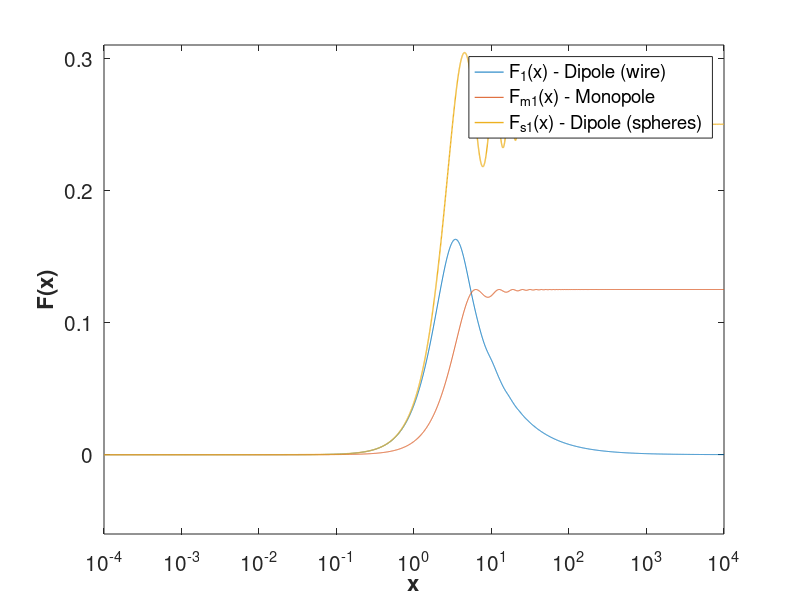

MATLAB code for this plot: (Note: this script raises an error after producing the figure.)
%% Calculations and Figures for the Monopole vs Dipole Response Paper
%
% This script will run to produce all the figures and calculations found
% within Maj R., Cairns I.H., and Martinovic M.M., (2019) "Impedance and 
% voltage power spectra of a monopole antenna in a warm plasma - derivation
% and application to CubeSats". 
%
% The script in its current state loads many of the results of calculations
% to increase the run time of the code (aim being to produce the figures as
% quickly as possible). To run the calculations from scratch, please
% comment out "load('Monopole_paper_QTN_data2.mat')" and 
% "load('Monopole_paper_ShotNoise_Z_data_updated2.mat')" and uncomment the 
% associated code following these.
%
% The code used for running the kappa distribution is adapted from the work
% of Elias Odelstad in his work "Noise sources in the electric field 
% antenna on the ESA JUICE satellite" (2013). His code can be found at 
% https://github.com/eliasodelstad/irfuproj_JUICE_noise

clc
clear all

addpath('Data')
addpath('Functions')

% Physical constants
kB = 1.3806488e-23;     % Boltzmann constant
me = 9.109383e-31;      % Mass of electron
e = 1.60217657e-19;     % Electron charge
eps0 = 8.85418782e-12;  % Vacuum Permittivity

% Load data
load('Ne300D.mat');
load('Te300D.mat');

% Averages
n_e = mean(mean(Ne300D));
T_e = mean(mean(Te300D));

% Antenna parameters
a = 2e-4; 
l = 0.3;

% Plasma parameters
LD = sqrt((kB*T_e*eps0)/(n_e*e^2));
vT = sqrt(2*kB*T_e/me);
wp = vT/(sqrt(2)*LD);
fp = wp/(2*pi);
v0 = @(kap) vT*sqrt((2*kap - 3)/2*kap);
LDk = @(kap) (v0(kap)./wp).*(kap/(2*kap-1));

% Frequency range
f = logspace(5,8,400);
w_vec = 2*pi*f;

% Choose specific frequency to work with:
w = w_vec(100);
% Ratio of frequency omega to plasma frequency:
w_wp_ex = w/wp;

% Define faddeeva
W = @(x) faddeeva1(x);

% Definition of z variable
z = @(x) w./(x.*vT);
z_kap = @(x,kap) w./(x.*v0(kap)*sqrt(kap));

% D_L or eps_L - dielectric permittivity tensor
epsL = @(k) (1 + ((1 + (1i)*sqrt(pi)*z(k).*W(z(k)))./((k.^2)*(LD^2))));

% For a kappa distribution, we need definitions for r:
r = @(w) w/wp; 
% Odelstad's implementation for kappa distribution:
P = @(z,p) p'*ones(1,length(z));
Z = @(z,p) ones(length(p),1)*z;
% Implement summation term
S = @(k,kap,p) factorial(kap + P(z_kap(k,kap),p))./...
    (factorial(P(z_kap(k,kap),p)).*(2*1i).^(kap+1+P(z_kap(k,kap),p)).*...
    (Z(z_kap(k,kap),p)+1i).^(kap+1-P(z_kap(k,kap),p)));
% Dielectric permittivity
% Epsilon_L
epsL_kap = @(k, kap, w) 1 + ((z_kap(k,kap).^2)/(r(w).^2)).*...
(2*kap - 1 + ((-2).^(kap+1))./prod(1:2:(2*kap-3)).*...
(1i*z(k)).*sum(S(k,kap,0:kap)));

% Antenna response functions
% Dipole wires:
F1 = @(x) ((sinint(x))-(sinint(2*x)./2)-((2*((sin(x/2)).^4))./x))./x;
% Dipole spheres:
F2 = @(x) 0.25*(1 - sin(x)./x);
% Monopole:
F3 = @(x) 0.125*(x.^2 + 2*cos(x) - 2)./(x.^2);
% New monopole function - Fcos:
%Fcos = @(x) (1/16)* (2*pi*cos(x) - 2*pi*sin(x)./x +...
%    (3*pi^3*atanh(2*x./pi) - 6*pi^2*x - 8*x.^3)./(24*x));

% A k-range for plotting:
k = logspace(-4,4,5000);

%% Figure 1 - Plot the antenna response functions against k
Fig1=figure('pos',[5 30 700 750]);
P1 = plot(k,F1(k),k,F3(k),k,F2(k),'LineWidth',1);
set(gca,'XScale','log','YScale','linear','FontSize',15);
ylim([-0.06 0.31])
xlabel('x','FontSize',16,'FontWeight','bold');
ylabel('F(x)','FontSize',16,'FontWeight','bold');
Le1 = legend('F_1(x) - Dipole (wire)',...
    'F_{m1}(x) - Monopole',...
    'F_{s1}(x) - Dipole (spheres)',...
    'location','best');
%saveas(Fig1,'Fig1-Di_vs_Mono_Response_Fn5','epsc')

%% Figure 2a - Plot the integrand for F1(x) and F3(x) - Maxwellian

k2 = logspace(-2,10,5000);
Integ_Di = (F1(k2*l).*(besselj(0,k2*a).^2))./(epsL(k2));
Integ_Mono = (F3(k2*l).*(besselj(0,k2*a).^2))./(epsL(k2));

Fig2a=figure('pos',[20 -150 1400 750]);

subplot(1,2,1);
P2a = plot(k2,real(Integ_Di),k2,real(Integ_Mono),k2,imag(Integ_Di),...
k2,imag(Integ_Mono),'LineWidth',1);
P2a(3).LineStyle = '--';
P2a(4).LineStyle = '--';
ax2a_1 = gca;
ax2a_1.XScale = 'log';
ax2a_1.YScale = 'linear';
ax2a_1.XLim = [1e0 1e7];
ax2a_1.YLim = [-6e-3 10e-3];
ax2a_1.FontSize = 15;
ax2a_1.YAxis.Exponent = 0;
box off
ax2a_2 = axes('Position',ax2a_1.Position,...
'XAxisLocation','top',...
'YAxisLocation','right',...
'XScale','log',...
'Color','None');
hold on
P2a_2 = plot(...
    k2*LD,real(Integ_Di),...
    k2*LD,real(Integ_Mono),...
    k2*LD,imag(Integ_Di),...
    k2*LD,imag(Integ_Mono),...
    'Parent',ax2a_2,'LineWidth',1);
P2a_2(3).LineStyle = '--';
P2a_2(4).LineStyle = '--';
ax2a_2.FontSize = 15;
ax2a_2.XLim = [1e0*LD 1e7*LD];
ax2a_2.YLim = [-6e-3 10e-3];
ax2a_2.YAxis.Exponent = 0;
ax2a_2.YTickLabel = [];
Le2a = legend('Dipole-wire Z Integrand - Real',...
'Monopole Z Integrand - Real',...
'Dipole-wire Z Integrand - Imag',...
'Monopole Z Integrand - Imag');
ax2a_1.XLabel.String = 'Wavenumber (k)';
ax2a_1.XLabel.FontSize = 16;
ax2a_1.XLabel.FontWeight = 'bold';
ax2a_1.YLabel.String = 'Integrand';
ax2a_1.YLabel.FontSize = 16;
ax2a_1.YLabel.FontWeight = 'bold';
ax2a_1.Title.String = 'k\lambda_D';

subplot(1,2,2);
P2b = loglog(k2,real(Integ_Di),k2,real(Integ_Mono),...
'LineWidth',1);
ax2b_1 = gca;
ax2b_1.XScale = 'log';
ax2b_1.YScale = 'log';
ax2b_1.XLim = [1e0 1e7];
ax2b_1.YLim = [1e-13 1e0];
ax2b_1.FontSize = 15;
ax2b_1.YAxis.Exponent = 0;
box off
ax2b_2 = axes('Position',ax2b_1.Position,...
'XAxisLocation','top',...
'YAxisLocation','right',...
'XScale','log',...
'YScale','log',...
'Color','None');
hold on
P2b_2 = loglog(...
    k2*LD,real(Integ_Di),...
    k2*LD,real(Integ_Mono),...
    k2*LD,((k2*LD).^-1),...
    k2*LD,((k2*LD).^-2),...
    'Parent',ax2b_2,'LineWidth',1);
P2b_2(3).LineStyle = '-.';
P2b_2(4).LineStyle = '-.';
P2b_2(3).LineWidth = 2;
P2b_2(4).LineWidth = 2;
P2b_2(3).Color = [0.4660, 0.6740, 0.1880];
P2b_2(4).Color = [0.3010, 0.7450, 0.9330];
ax2b_2.FontSize = 15;
ax2b_2.XLim = [1e0*LD 1e7*LD];
ax2b_2.YLim = [1e-13 1e0];
ax2b_2.YTickLabel = [];
Le2b = legend('Dipole-wire Z Integrand - Real',...
'Monopole Z Integrand - Real',...
'(k\lambda_D)^{-1}','(k\lambda_D)^{-2}',...
'Location','best');
ax2b_1.XLabel.String = 'Wavenumber (k)';
ax2b_1.XLabel.FontSize = 16;
ax2b_1.XLabel.FontWeight = 'bold';
ax2b_1.YLabel.String = 'Integrand';
ax2b_1.YLabel.FontSize = 16;
ax2b_1.YLabel.FontWeight = 'bold';
ax2b_1.Title.String = 'k\lambda_D';
%saveas(Fig2a,'Fig2a-Di_vs_Mono_Integrand_new5','epsc')

%% Figure 2b - Plot the integrand for F1(x) and F3(x) - kappa
kap = 4;
Integ_Di_kap = (F1(k2*l).*(besselj(0,k2*a).^2))./(epsL_kap(k2,kap,w));
Integ_Mono_kap = (F3(k2*l).*(besselj(0,k2*a).^2))./(epsL_kap(k2,kap,w));

Fig2b=figure('pos',[20 -150 1400 750]);

subplot(1,2,1);
P2a2 = plot(...
    k2,real(Integ_Di_kap),...
    k2,real(Integ_Mono_kap),...
    k2,imag(Integ_Di_kap),...
    k2,imag(Integ_Mono_kap),...
    'LineWidth',1);
P2a2(3).LineStyle = '--';
P2a2(4).LineStyle = '--';
ax2a2_1 = gca;
ax2a2_1.XScale = 'log';
ax2a2_1.YScale = 'linear';
ax2a2_1.XLim = [1e0 1e7];
ax2a2_1.YLim = [-2.5e-2 0.02];
ax2a2_1.YAxis.Exponent = 0;
ax2a2_1.FontSize = 15;
box off
ax2a2_2 = axes('Position',ax2a2_1.Position,...
'XAxisLocation','top',...
'YAxisLocation','right',...
'XScale','log',...
'Color','None');
hold on
P2a2_2 = plot(...
    k2*LDk(kap),real(Integ_Di_kap),...
    k2*LDk(kap),real(Integ_Mono_kap),...
    k2*LDk(kap),imag(Integ_Di_kap),...
    k2*LDk(kap),imag(Integ_Mono_kap),...
    'Parent',ax2a2_2,'LineWidth',1);
P2a2_2(3).LineStyle = '--';
P2a2_2(4).LineStyle = '--';
ax2a2_2.FontSize = 15;
ax2a2_2.XLim = [1e0*LDk(kap) 1e7*LDk(kap)];
ax2a2_2.YLim = [-2.5e-2 0.02];
ax2a2_2.YAxis.Exponent = 0;
ax2a2_2.YTickLabel = [];
Le2a = legend('Dipole-wire Z Integrand - Real',...
'Monopole Z Integrand - Real',...
'Dipole-wire Z Integrand - Imag',...
'Monopole Z Integrand - Imag');
ax2a2_1.XLabel.String = 'Wavenumber (k)';
ax2a2_1.XLabel.FontSize = 16;
ax2a2_1.XLabel.FontWeight = 'bold';
ax2a2_1.YLabel.String = 'Integrand';
ax2a2_1.YLabel.FontSize = 16;
ax2a2_1.YLabel.FontWeight = 'bold';
ax2a2_1.Title.String = 'k\lambda_{D-\kappa}';

subplot(1,2,2);
P2b2 = loglog(...
    k2,real(Integ_Di_kap),...
    k2,real(Integ_Mono_kap),...
    k2,imag(Integ_Di_kap),...
    k2,imag(Integ_Mono_kap),'LineWidth',1);
P2b2(3).LineStyle = '--';
P2b2(4).LineStyle = '--';
ax2b2_1 = gca;
ax2b2_1.XScale = 'log';
ax2b2_1.YScale = 'log';
ax2b2_1.XLim = [1e0 1e7];
ax2b2_1.YLim = [1e-13 1e0];
ax2b2_1.FontSize = 15;
ax2b2_1.YAxis.Exponent = 0;
box off
ax2b2_2 = axes('Position',ax2b2_1.Position,...
'XAxisLocation','top',...
'YAxisLocation','right',...
'YScale','log',...
'XScale','log',...
'Color','None');
hold on
P2b2_2 = loglog(...
    k2*LDk(kap),real(Integ_Di_kap),...
    k2*LDk(kap),real(Integ_Mono_kap),...
    k2*LDk(kap),((k2*LDk(kap)).^-1),...
    k2*LDk(kap),((k2*LDk(kap)).^-2),...
    'Parent',ax2b2_2,'LineWidth',1);
P2b2_2(3).LineStyle = '-.';
P2b2_2(4).LineStyle = '-.';
P2b2_2(3).LineWidth = 2;
P2b2_2(4).LineWidth = 2;
P2b2_2(3).Color = [0.4660, 0.6740, 0.1880];
P2b2_2(4).Color = [0.3010, 0.7450, 0.9330];
ax2b2_2.FontSize = 15;
ax2b2_2.XLim = [1e0*LDk(kap) 1e7*LDk(kap)];
ax2b2_2.YLim = [1e-13 1e0];
ax2b2_2.YTickLabel = [];
ax2b2_2.YAxis.Exponent = 0;
Le2b_2 = legend('Dipole-wire Z Integrand - Real',...
'Monopole Z Integrand - Real',...
'(k\lambda_{D-\kappa})^{-1}',...
'(k\lambda_{D-\kappa})^{-2}',...
'Location','best');
ax2b2_1.XLabel.String = 'Wavenumber (k)';
ax2b2_1.XLabel.FontSize = 16;
ax2b2_1.XLabel.FontWeight = 'bold';
ax2b2_1.YLabel.String = 'Integrand';
ax2b2_1.YLabel.FontSize = 16;
ax2b2_1.YLabel.FontWeight = 'bold';
ax2b2_1.Title.String = 'k\lambda_{D-\kappa}';
%saveas(Fig2b,'Fig2b-Di_vs_Mono_Integrand_kap5','epsc')

%% Figure 2c - Plot the integrand for F1(x) and F3(x) - Maxwellian/spheres

Integ_Disph = (F2(k2*l).*(besselj(0,k2*a).^2))./(epsL(k2));

Fig2c=figure('pos',[20 -150 1400 750]);

subplot(1,2,1);
P2a3 = plot(...
    k2,real(Integ_Disph),...
    k2,real(Integ_Mono),...
    k2,imag(Integ_Disph),...
    k2,imag(Integ_Mono),...
    'LineWidth',1);
P2a3(3).LineStyle = '--';
P2a3(4).LineStyle = '--';
ax2a3_1 = gca;
ax2a3_1.XScale = 'log';
ax2a3_1.YScale = 'linear';
ax2a3_1.XLim = [1e0 1e7];
ax2a3_1.YLim = [-10e-3 0.145];
ax2a3_1.FontSize = 15;
ax2a3_1.YAxis.Exponent = 0;
box off
ax2a3_2 = axes('Position',ax2a3_1.Position,...
'XAxisLocation','top',...
'YAxisLocation','right',...
'XScale','log',...
'Color','None');
hold on
P2a3_2 = plot(...
    k2*LD,real(Integ_Disph),...
    k2*LD,real(Integ_Mono),...
    k2*LD,imag(Integ_Disph),...
    k2*LD,imag(Integ_Mono),...
    'Parent',ax2a3_2,'LineWidth',1);
P2a3_2(3).LineStyle = '--';
P2a3_2(4).LineStyle = '--';
ax2a3_2.FontSize = 15;
ax2a3_2.XLim = [1e0*LD 1e7*LD];
ax2a3_2.YLim = [-10e-3 0.145];
ax2a3_2.YAxis.Exponent = 0;
ax2a3_2.YTickLabel = [];
Le3 = legend('Dipole-spheres Z Integrand - Real',...
'Monopole Z Integrand - Real',...
'Dipole-spheres Z Integrand - Imag',...
'Monopole Z Integrand - Imag');
ax2a3_1.XLabel.String = 'Wavenumber (k)';
ax2a3_1.XLabel.FontSize = 16;
ax2a3_1.XLabel.FontWeight = 'bold';
ax2a3_1.YLabel.String = 'Integrand';
ax2a3_1.YLabel.FontSize = 16;
ax2a3_1.YLabel.FontWeight = 'bold';
ax2a3_1.Title.String = 'k\lambda_D';

subplot(1,2,2);
P2b3 = loglog(...
    k2,real(Integ_Disph),...
    k2,real(Integ_Mono),...
    'LineWidth',1);
ax2b3_1 = gca;
ax2b3_1.XScale = 'log';
ax2b3_1.YScale = 'log';
ax2b3_1.XLim = [1e0 1e7];
ax2b3_1.YLim = [1e-13 1e0];
ax2b3_1.FontSize = 15;
ax2b3_1.YAxis.Exponent = 0;
box off
ax2b3_2 = axes('Position',ax2b3_1.Position,...
'XAxisLocation','top',...
'YAxisLocation','right',...
'XScale','log',...
'YScale','log',...
'Color','None');
hold on
P2b3_2 = loglog(...
    k2*LD,real(Integ_Disph),...
    k2*LD,real(Integ_Mono),...
    k2*LD,((k2*LD).^-1),...
    'Parent',ax2b3_2,'LineWidth',1);
P2b3_2(3).LineStyle = '-.';
P2b3_2(3).LineWidth = 2;
P2b3_2(3).Color = [0.4660, 0.6740, 0.1880];
ax2b3_2.FontSize = 15;
ax2b3_2.XLim = [1e0*LD 1e7*LD];
ax2b3_2.YLim = [1e-13 1e0];
ax2b3_2.YTickLabel = [];
Le3b = legend('Dipole-spheres Z Integrand - Real',...
'Monopole Z Integrand - Real',...
'(k\lambda_D)^{-1}',...
'Location','best');
ax2b3_1.XLabel.String = 'Wavenumber (k)';
ax2b3_1.XLabel.FontSize = 16;
ax2b3_1.XLabel.FontWeight = 'bold';
ax2b3_1.YLabel.String = 'Integrand';
ax2b3_1.YLabel.FontSize = 16;
ax2b3_1.YLabel.FontWeight = 'bold';
ax2b3_1.Title.String = 'k\lambda_D';
%saveas(Fig2c,'Fig2c-Disph_vs_Mono_Integrand_new5','epsc')

%% Figure 3 - Plot QTN for wire, sphere and mono using F1(x), F2(x) & F3(x)

% Load QTN Data:
%load('Monopole_paper_QTN_data2.mat') 
% If you want to run the calculations from scratch, comment out above line
% and uncomment line below:
Run_QTN_Spectra_Calculations

% Use the f/fp vector for figures:
f = f./fp;

Fig3=figure('pos',[5 30 1400 750]);

subplot(1,2,1);
P3a = loglog(...
    f,V2QTN_Di,...
    f,V2QTN_Mono,...
    f,V2QTN_Disph,...
    'LineWidth',1);
ax3a = gca;
ax3a.FontSize = 15; ax3a.YLim = [1e-18 1e-12];
Le3a = legend('Dipole-wire QTN Spectrum - Maxwellian VDF',...
    'Monopole QTN Spectrum - Maxwellian VDF',...
    'Dipole-spheres QTN Spectrum - Maxwellian VDF');
Le3a.Location = 'southwest';
ax3a.XLabel.String = 'Normalized Frequency (f/f_p)'; 
ax3a.XLabel.FontSize = 16;
ax3a.XLabel.FontWeight = 'bold';
ax3a.YLabel.String = 'Voltage Power Spectral Density (V^2.Hz^{-1})';
ax3a.YLabel.FontSize = 16; ax3a.YLabel.FontWeight = 'bold';

subplot(1,2,2);
P3b = loglog(...
    f,V2QTN_Di_kap,...
    f,V2QTN_Mono_kap,...
    f,V2QTN_Disph_kap,...
    'LineWidth',1);
ax3b = gca;
ax3b.FontSize = 15; ax3b.YLim = [1e-18 1e-12];
Le3b = legend('Dipole-wire QTN Spectrum - \kappa VDF',...
    'Monopole QTN Spectrum - \kappa VDF',...
    'Dipole-spheres QTN Spectrum - \kappa VDF');
Le3b.Location = 'southwest';
ax3b.XLabel.String = 'Normalized Frequency (f/f_p)'; 
ax3b.XLabel.FontSize = 16;
ax3b.XLabel.FontWeight = 'bold';
ax3b.YLabel.String = 'Voltage Power Spectral Density (V^2.Hz^{-1})';
ax3b.YLabel.FontSize = 16; ax3b.YLabel.FontWeight = 'bold';
%saveas(Fig3,'Fig3-Di_vs_Mono_QTN_kap_norm5','epsc')

% Find the power law relationship between frequency and QTN for f>>f_p
x = f(301:end)'; % Take values from f/f_p = 2.62 to 14.57

% Assign the exponent coefficient from the power law fits to variables:
[~, diw_expo, diw_lb, diw_ub] = find_power_rel(x,V2QTN_Di(301:end)');

[~, mon_expo, mon_lb, mon_ub] = find_power_rel(x,V2QTN_Mono(301:end)');

[~, dis_expo, dis_lb, dis_ub] = find_power_rel(x,V2QTN_Disph(301:end)');

[~, diw_expok, diw_lbk, diw_ubk] = ...
    find_power_rel(x,V2QTN_Di_kap(301:end)');

[~, mon_expok, mon_lbk, mon_ubk] = ...
    find_power_rel(x,V2QTN_Mono_kap(301:end)');

[~, dis_expok, dis_lbk, dis_ubk] = ...
    find_power_rel(x,V2QTN_Disph_kap(301:end)');


%% Figure 3b - Plot QTN using F1(x), F2(x) & F3(x) - normalized units
% Take the spectra calculated previously and normalize it to the V2 level
% for f << f_p by dividing by the first value:
norm_spec = @(spec) spec./spec(1) ;

Fig3b=figure('pos',[5 30 1400 750]);

subplot(1,2,1);
P3a2 = loglog(...
    f,norm_spec(V2QTN_Di),...
    f,norm_spec(V2QTN_Mono),...
    f,norm_spec(V2QTN_Disph),...
    'LineWidth',1);
ax3a2 = gca;
ax3a2.FontSize = 15; ax3a2.YLim = [1e-4 1e4];
Le3a2 = legend('Dipole-wire QTN Spectrum - Maxwellian VDF',...
    'Monopole QTN Spectrum - Maxwellian VDF',...
    'Dipole-spheres QTN Spectrum - Maxwellian VDF');
Le3a2.Location = 'best';
ax3a2.XLabel.String = 'Normalized Frequency (f/f_p)'; 
ax3a2.XLabel.FontSize = 16 ;
ax3a2.XLabel.FontWeight = 'bold';
ax3a2.YLabel.String = 'Normalized Units';
ax3a2.YLabel.FontSize = 16; ax3a2.YLabel.FontWeight = 'bold';

subplot(1,2,2);
P3b2 = loglog(...
    f,norm_spec(V2QTN_Di_kap),...
    f,norm_spec(V2QTN_Mono_kap),...
    f,norm_spec(V2QTN_Disph_kap),...
    'LineWidth',1);
ax3b2 = gca;
ax3b2.FontSize = 15; ax3b2.YLim = [1e-4 1e4];
Le3b2 = legend('Dipole-wire QTN Spectrum - \kappa VDF',...
    'Monopole QTN Spectrum - \kappa VDF',...
    'Dipole-spheres QTN Spectrum - \kappa VDF');
Le3b2.Location = 'best';
ax3b2.XLabel.String = 'Normalized Frequency (f/f_p)'; 
ax3b2.XLabel.FontSize = 16 ;
ax3b2.XLabel.FontWeight = 'bold';
ax3b2.YLabel.String = 'Normalized Units';
ax3b2.YLabel.FontSize = 16; ax3b2.YLabel.FontWeight = 'bold';

%saveas(Fig3b,'Fig3b-Di_vs_Mono_QTN_fnorm5','epsc')



% Find the width of the peak (from frequency just before peak to
% corresponding value on the other side)
[~, Imax_Di] = max(V2QTN_Di);
Iwidth_Di = sum(V2QTN_Di>V2QTN_Di(Imax_Di-1));
f_width_Di = f(Imax_Di+Iwidth_Di) - f(Imax_Di);
[~, Imax_Mono] = max(V2QTN_Mono);
Iwidth_Mono = sum(V2QTN_Mono>V2QTN_Mono(Imax_Mono-1));
f_width_Mono = f(Imax_Mono+Iwidth_Mono) - f(Imax_Mono);

%% Figure 4 - Plot Shot Noise for dipole and monopole using F1(x) and F3(x)

% New frequency vector with values 1 to 150 of the previous vector (this is
% done because the shot noise expression is only valid for 
f2 = logspace(4,6,150);

% Load Shot noise and impedance data:
%load('Monopole_paper_ShotNoise_Z_data_updated2.mat');
% If you want to run the calculations from scratch, comment out above line
% and uncomment line below:
Run_Shot_Noise_and_Impedance_Calculations

% Normalize frequency vector for plotting:
f2 = f2./fp;

% Plot figure 4 - Shot noise comaparison using different ranges - Maxwell
Fig4=figure('pos',[5 30 1400 750]);

subplot(1,2,1);
P4a = loglog(...
f2(1:5:end),V2S_Di_mink_neg4(1:5:end),...
f2(3:5:end),V2S_Di_mink_neg5(3:5:end),...
f2(1:5:end),V2S_Di_mink_neg6(1:5:end),...
f2(1:5:end),V2S_Mono_mink_neg4(1:5:end),...
f2(1:5:end),V2S_Mono_mink_neg5(1:5:end),...
f2(1:5:end),V2S_Mono_mink_neg6(1:5:end),...
f2(1:5:end),V2S_Disph_mink_neg4(1:5:end),...
f2(3:5:end),V2S_Disph_mink_neg5(3:5:end),...
f2(1:5:end),V2S_Disph_mink_neg6(1:5:end),...
'LineWidth',1);
P4a(1).Marker = '*';
P4a(2).Marker = 'o';
P4a(4).Marker = '*';
P4a(5).Marker = 'o';
P4a(7).Marker = '*';
P4a(8).Marker = 'o';
ax4a = gca;
ax4a.FontSize = 15; ax4a.YLim = [1e-15 1e-3]; 
ax4a.XLabel.String = 'Normalized Frequency (f/f_p)'; 
ax4a.XLabel.FontSize = 16 ;
ax4a.XLabel.FontWeight = 'bold';
ax4a.YLabel.String = 'Voltage Power Spectral Density (V^2.Hz^{-1})';
ax4a.YLabel.FontSize = 16; ax4a.YLabel.FontWeight = 'bold';
Le4a = legend('Dipole-wire - k range: 10^{-4} - 10^{4}',...
'Dipole-wire - k range: 10^{-5} - 10^{5}',...
'Dipole-wire - k range: 10^{-6} - 10^{6}',...
'Monopole - k range: 10^{-4} - 10^{4}',...
'Monopole - k range: 10^{-5} - 10^{5}',...
'Monopole - k range: 10^{-6} - 10^{6}',...
'Dipole-sph - k range: 10^{-4} - 10^{4}',...
'Dipole-sph - k range: 10^{-5} - 10^{5}',...
'Dipole-sph - k range: 10^{-6} - 10^{6}');
Le4a.Location = 'best';
title('Distribution - Maxwellian');

% Plot next figure
subplot(1,2,2);
P4b = loglog(...
    f2(1:5:end),V2S_Di_mink_neg4_kap(1:5:end),...
    f2(3:5:end),V2S_Di_mink_neg5_kap(3:5:end),...
    f2(1:5:end),V2S_Di_mink_neg6_kap(1:5:end),...
    f2(1:5:end),V2S_Mono_mink_neg4_kap(1:5:end),...
    f2(1:5:end),V2S_Mono_mink_neg5_kap(1:5:end),...
    f2(1:5:end),V2S_Mono_mink_neg6_kap(1:5:end),...
    f2(1:5:end),V2S_Disph_mink_neg4_kap(1:5:end),...
    f2(3:5:end),V2S_Disph_mink_neg5_kap(3:5:end),...
    f2(1:5:end),V2S_Disph_mink_neg6_kap(1:5:end),...
    'LineWidth',1);
P4b(1).Marker = '*';
P4b(2).Marker = 'o';
P4b(4).Marker = '*';
P4b(5).Marker = 'o';
P4b(7).Marker = '*';
P4b(8).Marker = 'o';
ax4b = gca;
ax4b.FontSize = 15; ax4b.YLim = [1e-15 1e-3]; 
ax4b.XLabel.String = 'Normalized Frequency (f/f_p)'; 
ax4b.XLabel.FontSize = 16 ;
ax4b.XLabel.FontWeight = 'bold';
ax4b.YLabel.String = 'Voltage Power Spectral Density (V^2.Hz^{-1})';
ax4b.YLabel.FontSize = 16; ax4b.YLabel.FontWeight = 'bold';
Le4b = legend('Dipole-wire - k range: 10^{-4} - 10^{4}',...
'Dipole-wire - k range: 10^{-5} - 10^{5}',...
'Dipole-wire - k range: 10^{-6} - 10^{6}',...
'Monopole - k range: 10^{-4} - 10^{4}',...
'Monopole - k range: 10^{-5} - 10^{5}',...
'Monopole - k range: 10^{-6} - 10^{6}',...
'Dipole-sph - k range: 10^{-4} - 10^{4}',...
'Dipole-sph - k range: 10^{-5} - 10^{5}',...
'Dipole-sph - k range: 10^{-6} - 10^{6}');
Le4b.Location = 'best';
title('Distribution - \kappa = 4');
%saveas(Fig4,'Fig4-Di_vs_Mono_Shot_kap_fnorm5','epsc')

%% Figure 5 - Plot Shot Noise based on physical restriction of k
% Also need to plot out the physically restricted k examples. These
% include limiting k to 2pi/L and 2pi/LD

% Plot figure
Fig5=figure('pos',[5 30 1400 750]);
subplot(1,2,1)
P5a = loglog(...
    f2,V2S_Di_maxk_2pi_L,...
    f2,V2S_Di_maxk_2pi_LD,...
    f2,V2S_Mono_maxk_2pi_L,...
    f2,V2S_Mono_maxk_2pi_LD,...
    f2,V2S_Di_mink_neg6,...
    'LineWidth',1);
P5a(5).LineStyle = '--';
set(gca,'FontSize',15);
xlabel('Normalized Frequency (f/f_p)','FontSize',16,'FontWeight','bold');
ylabel('Voltage Power Spectral Density (V^2.Hz^{-1})','FontSize',16,...
    'FontWeight','bold');
title('Maxwellian VDF')

subplot(1,2,2)
P5b = loglog(...
    f2,V2S_Di_maxk_2pi_L_kap,...
    f2,V2S_Di_maxk_2pi_LD_kap,...
    f2,V2S_Mono_maxk_2pi_L_kap,...
    f2,V2S_Mono_maxk_2pi_LD_kap,...
    f2,V2S_Di_mink_neg6_kap,...
    'LineWidth',1);
P5b(5).LineStyle = '--';
set(gca,'FontSize',15);
Le5b = legend('Dipole-wire - k_{max}: 2\pi/L',...
    'Dipole-wire - k_{max}: 2\pi/\lambda_D',...
    'Monopole  - k_{max}: 2\pi/L',...
    'Monopole  - k_{max}: 2\pi/\lambda_D',...
    'Dipole-wire  - k_{max}: 10^{6}');
Le5b.Position = [0.40    0.81    0.1    0.1];
xlabel('Normalized Frequency (f/f_p)','FontSize',16,'FontWeight','bold');
title('Kappa VDF \kappa = 4')
%saveas(Fig5,'Fig5-Di_vs_Mono_Shot_kmax_kap_norm5','epsc')

%% Figure 6 - Plot multiples of 2pi/LD to find max k variable

Fig6=figure('pos',[5 30 1400 750]);
subplot(1,2,1)
P6a = loglog(...
    f2,V2S_Di_maxk_4pi_LD,...
    f2,V2S_Di_maxk_8pi_LD,...
    f2,V2S_Di_maxk_16pi_LD,...
    f2,V2S_Mono_maxk_4pi_LD,...
    f2,V2S_Mono_maxk_8pi_LD,...
    f2,V2S_Mono_maxk_16pi_LD,...
    f2,V2S_Mono_maxk_32pi_LD,...
    f2,V2S_Di_mink_neg6,...
    'LineWidth',1);
P6a(8).LineStyle = '--';
set(gca,'FontSize',15);
xlabel('Normalized Frequency (f/f_p)','FontSize',16,'FontWeight','bold');
ylabel('Voltage Power Spectral Density (V^2.Hz^{-1})','FontSize',16,...
    'FontWeight','bold');
title('Maxwellian VDF')

subplot(1,2,2)
P6b = loglog(...
    f2,V2S_Di_maxk_4pi_LD_kap,...
    f2,V2S_Di_maxk_8pi_LD_kap,...
    f2,V2S_Di_maxk_16pi_LD_kap,...
    f2,V2S_Mono_maxk_4pi_LD_kap,...
    f2,V2S_Mono_maxk_8pi_LD_kap,...
    f2,V2S_Mono_maxk_16pi_LD_kap,...
    f2,V2S_Mono_maxk_32pi_LD,...
    f2,V2S_Di_mink_neg6_kap,...
    'LineWidth',1);
P6b(8).LineStyle = '--';
set(gca,'FontSize',15);
Le6b = legend('Dipole-wire - k_{max}: 4\pi/\lambda_D',...
    'Dipole-wire - k_{max}: 8\pi/\lambda_D',...
    'Dipole-wire - k_{max}: 16\pi/\lambda_D',...
    'Monopole  - k_{max}: 4\pi/\lambda_D',...
    'Monopole  - k_{max}: 8\pi/\lambda_D',...
    'Monopole  - k_{max}: 16\pi/\lambda_D',...
    'Monopole  - k_{max}: 32\pi/\lambda_D',...
    'Dipole-wire  - k_{max}: 10^{6}');
Le6b.Position = [0.40    0.775    0.1    0.1];
xlabel('Normalized Frequency (f/f_p)','FontSize',16,'FontWeight','bold');
title('Kappa VDF \kappa = 4')
%saveas(Fig6,'Fig6-Di_vs_Mono_Shot_kmax_kap_npi-LD5','epsc')

%% Figure 7 - zoomed in version of Figure 6

Fig7=figure('pos',[5 30 1400 750]);
subplot(1,2,1)
P7a = loglog(...
    f2,V2S_Di_maxk_4pi_LD,...
    f2,V2S_Di_maxk_8pi_LD,...
    f2,V2S_Di_maxk_16pi_LD,...
    f2,V2S_Mono_maxk_4pi_LD,...
    f2,V2S_Mono_maxk_8pi_LD,...
    f2,V2S_Mono_maxk_16pi_LD,...
    f2,V2S_Di_mink_neg6,...
    'LineWidth',1);
P7a(7).LineStyle = '--';
set(gca,'FontSize',15,'YLim',[0.8e-11 2.5e-11],'XLim',[1.5e-3 2e-3]);
xlabel('Normalized Frequency (f/f_p)','FontSize',16,'FontWeight','bold');
ylabel('Voltage Power Spectral Density (V^2.Hz^{-1})','FontSize',16,...
    'FontWeight','bold');
title('Dipole')

subplot(1,2,2)
P7b = loglog(...
    f2,V2S_Di_maxk_4pi_LD,...
    f2,V2S_Di_maxk_8pi_LD,...
    f2,V2S_Di_maxk_16pi_LD,...
    f2,V2S_Mono_maxk_4pi_LD,...
    f2,V2S_Mono_maxk_8pi_LD,...
    f2,V2S_Mono_maxk_16pi_LD,...
    f2,V2S_Di_mink_neg6,...
    'LineWidth',1);
P7b(7).LineStyle = '--';
set(gca,'FontSize',15,'YLim',[0.45e-5 2.6e-5],'XLim',[1.5e-3 2e-3]);
Le7b = legend('Dipole-wire - k_{max}: 4\pi/\lambda_D',...
    'Dipole-wire - k_{max}: 8\pi/\lambda_D',...
    'Dipole-wire - k_{max}: 16\pi/\lambda_D',...
    'Monopole  - k_{max}: 4\pi/\lambda_D',...
    'Monopole  - k_{max}: 8\pi/\lambda_D',...
    'Monopole  - k_{max}: 16\pi/\lambda_D',...
    'Dipole-wire  - k_{max}: 10^{6}');
Le7b.Position = [0.39    0.75    0.1    0.1];
xlabel('Normalized Frequency (f/f_p)','FontSize',16,'FontWeight','bold');
title('Monopole')
%saveas(Fig7,'Fig7-Di_vs_Mono_Shot_kmax_npi-LD_zoom5','epsc')


%% Calculation of ratios from increasing kmax by multiples of 2pi/LD

% Ratio of increase from 4 to 8 to 16 pi/LD for Dipole case:
r_Di_4pi_ref = V2S_Di_maxk_4pi_LD(1)/V2S_Di_mink_neg6(1);
r_Di_8pi_ref = V2S_Di_maxk_8pi_LD(1)/V2S_Di_mink_neg6(1);
r_Di_16pi_ref = V2S_Di_maxk_16pi_LD(1)/V2S_Di_mink_neg6(1);

r_Di_16pi_ref_kap = V2S_Di_maxk_16pi_LD_kap(1)/V2S_Di_mink_neg6_kap(1);

r_Di_4pi_8pi = V2S_Di_maxk_4pi_LD(1)/V2S_Di_maxk_8pi_LD(1);
r_Di_8pi_16pi = V2S_Di_maxk_8pi_LD(1)/V2S_Di_maxk_16pi_LD(1);

r_diff4pi8pi_4pi = (V2S_Di_maxk_8pi_LD(1)-V2S_Di_maxk_4pi_LD(1))...
    /V2S_Di_maxk_4pi_LD(1);
r_diff8pi16pi_8pi = (V2S_Di_maxk_16pi_LD(1)-V2S_Di_maxk_8pi_LD(1))...
    /V2S_Di_maxk_8pi_LD(1);
r_diff16piref_16pi = (V2S_Di_mink_neg6(1)-V2S_Di_maxk_16pi_LD(1))...
    /V2S_Di_maxk_16pi_LD(1);

r_diff16piref_16pi_kap = ...
    (V2S_Di_mink_neg6_kap(1)-V2S_Di_maxk_16pi_LD_kap(1))...
    /V2S_Di_maxk_16pi_LD_kap(1);

r_diff4pi8pi_4pi_kap = ...
    (V2S_Di_maxk_8pi_LD_kap(1)-V2S_Di_maxk_4pi_LD_kap(1))...
    /V2S_Di_maxk_4pi_LD_kap(1);

r_diff8pi16pi_8pi_kap = ...
    (V2S_Di_maxk_16pi_LD_kap(1)-V2S_Di_maxk_8pi_LD_kap(1))...
    /V2S_Di_maxk_8pi_LD_kap(1);

% Ratio of increase from 4 to 8 to 16 pi/LD for Monopole case:
r_Mono_4pi_ref = V2S_Mono_maxk_4pi_LD(1)/V2S_Mono_mink_neg6_kap(1);
r_Mono_8pi_ref = V2S_Mono_maxk_8pi_LD(1)/V2S_Mono_mink_neg6_kap(1);
r_Mono_16pi_ref = V2S_Mono_maxk_16pi_LD(1)/V2S_Mono_mink_neg6_kap(1);

r_Mono_4pi_8pi = V2S_Mono_maxk_4pi_LD(1)/V2S_Mono_maxk_8pi_LD(1);
r_Mono_8pi_16pi = V2S_Mono_maxk_8pi_LD(1)/V2S_Mono_maxk_16pi_LD(1);

r_diff4pi8pi_4pi_Mono = ...
    (V2S_Mono_maxk_8pi_LD(1)-V2S_Mono_maxk_4pi_LD(1))...
    /V2S_Mono_maxk_4pi_LD(1);

r_diff8pi16pi_8pi_Mono = ...
    (V2S_Mono_maxk_16pi_LD(1)-V2S_Mono_maxk_8pi_LD(1))...
    /V2S_Mono_maxk_8pi_LD(1);

r_diff16pi32pi_16pi_Mono = ...
    (V2S_Mono_maxk_32pi_LD(1)-V2S_Mono_maxk_16pi_LD(1))...
    /V2S_Mono_maxk_16pi_LD(1);

r_diff4pi8pi_4pi_kap_Mono = ...
    (V2S_Mono_maxk_8pi_LD_kap(1)-V2S_Mono_maxk_4pi_LD_kap(1))...
    /V2S_Mono_maxk_4pi_LD_kap(1);
r_diff8pi16pi_8pi_kap_Mono = ...
    (V2S_Mono_maxk_16pi_LD_kap(1)-V2S_Mono_maxk_8pi_LD_kap(1))...
    /V2S_Mono_maxk_8pi_LD_kap(1);


%% Calculate Capacitance Comparison
% Values for impedance have been calculated in previous set of results but
% we do need to calculate the approximate dipole capacitance from the
% antenna parameters:
C_di_apprx = (pi*eps0*l)/(log(LD/a));
C_mono_apprx = 2*C_di_apprx;

% Frequency vector
f3 = logspace(4,6,150);

% Capacitance based on the impedance - Mawellian
C_di_mink_neg4 = 1./((2*pi*f3).*imag(Z_di_mink_neg4));
C_di_mink_neg5 = 1./((2*pi*f3).*imag(Z_di_mink_neg5));
C_di_mink_neg6 = 1./((2*pi*f3).*imag(Z_di_mink_neg6));
C_di_mink_neg7 = 1./((2*pi*f3).*imag(Z_di_mink_neg7));

C_mono_mink_neg4 = 1./((2*pi*f3).*imag(Z_mono_mink_neg4));
C_mono_mink_neg5 = 1./((2*pi*f3).*imag(Z_mono_mink_neg5));
C_mono_mink_neg6 = 1./((2*pi*f3).*imag(Z_mono_mink_neg6));
C_mono_mink_neg7 = 1./((2*pi*f3).*imag(Z_mono_mink_neg7));

C_disph_mink_neg4 = 1./((2*pi*f3).*imag(Z_disph_mink_neg4));
C_disph_mink_neg5 = 1./((2*pi*f3).*imag(Z_disph_mink_neg5));
C_disph_mink_neg6 = 1./((2*pi*f3).*imag(Z_disph_mink_neg6));
C_disph_mink_neg7 = 1./((2*pi*f3).*imag(Z_disph_mink_neg7));

% Kappa
C_di_mink_neg6_kap = 1./((2*pi*f3).*imag(Z_di_mink_neg6_kap));
C_mono_mink_neg4_kap = 1./((2*pi*f3).*imag(Z_mono_mink_neg4_kap));
C_mono_mink_neg5_kap = 1./((2*pi*f3).*imag(Z_mono_mink_neg5_kap));
C_mono_mink_neg6_kap = 1./((2*pi*f3).*imag(Z_mono_mink_neg6_kap));
C_mono_mink_neg7_kap = 1./((2*pi*f3).*imag(Z_mono_mink_neg7_kap));

C_disph_mink_neg4_kap = 1./((2*pi*f3).*imag(Z_disph_mink_neg4_kap));
C_disph_mink_neg5_kap = 1./((2*pi*f3).*imag(Z_disph_mink_neg5_kap));
C_disph_mink_neg6_kap = 1./((2*pi*f3).*imag(Z_disph_mink_neg6_kap));
C_disph_mink_neg7_kap = 1./((2*pi*f3).*imag(Z_disph_mink_neg7_kap));

% Capacitance values for k_max 
C_di_2piL = 1./((2*pi*f3).*imag(Z_Di_2pi_L));
C_di_2piLD = 1./((2*pi*f3).*imag(Z_Di_2pi_LD));
C_di_16piLD = 1./((2*pi*f3).*imag(Z_Di_16pi_LD));
C_di_32piLD = 1./((2*pi*f3).*imag(Z_Di_32pi_LD));

C_mono_2piL = 1./((2*pi*f3).*imag(Z_Mono_2pi_L));
C_mono_2piLD = 1./((2*pi*f3).*imag(Z_Mono_2pi_LD));
C_mono_16piLD = 1./((2*pi*f3).*imag(Z_Mono_16pi_LD));
C_mono_32piLD = 1./((2*pi*f3).*imag(Z_Mono_32pi_LD));

% Approx. Capacitance at 800 and 1500 km (approx. for f << f_p)
% 800 km
Ne800 = xlsread('Ne_800km.xlsx');
Ne800 = Ne800(2:end,2:end);
Te800 = xlsread('Te_800km.xlsx');
Te800 = Te800(2:end,2:end);
n_e800 = mean(mean(Ne800));
T_e800 = mean(mean(Te800));

% 1500 km
Ne1500 = xlsread('Ne_1500km.xlsx');
Ne1500 = Ne1500(2:end,2:end);
Te1500 = xlsread('Te_1500km.xlsx');
Te1500 = Te1500(2:end,2:end);
n_e1500 = mean(mean(Ne1500));
T_e1500 = mean(mean(Te1500));
LD800 = sqrt((kB*T_e800*eps0)/(n_e800*e^2));
vT800 = sqrt(2*kB*T_e800/me);
wp800 = vT800/(sqrt(2)*LD800);

LD1500 = sqrt((kB*T_e1500*eps0)/(n_e1500*e^2));
vT1500 = sqrt(2*kB*T_e1500/me);
wp1500 = vT1500/(sqrt(2)*LD1500);

C_di_800km_apprx = (pi*eps0*l)/(log(LD800/a));
C_di_1500km_apprx = (pi*eps0*l)/(log(LD1500/a));
C_mono_800km_apprx = 2*(pi*eps0*l)/(log(LD800/a));
C_mono_1500km_apprx = 2*(pi*eps0*l)/(log(LD1500/a));

% Use the monopole approximation as the criterion for choosing k_max, based
% on the adjustment of k to reach this aim, we have found k = 207.4 brings
% the capacitance 

% Capacitance
C_di_207_4 = 1./((2*pi*f3).*imag(Z_Di_207_4));
C_mono_207_4 = 1./((2*pi*f3).*imag(Z_Mono_207_4));

% Also at 800 and 1500 km:
C_di_800km = 1./((2*pi*f3).*imag(Z_Di_800km));
C_mono_800km = 1./((2*pi*f3).*imag(Z_Mono_800km));
C_di_1500km = 1./((2*pi*f3).*imag(Z_Di_1500km));
C_mono_1500km = 1./((2*pi*f3).*imag(Z_Mono_1500km));
